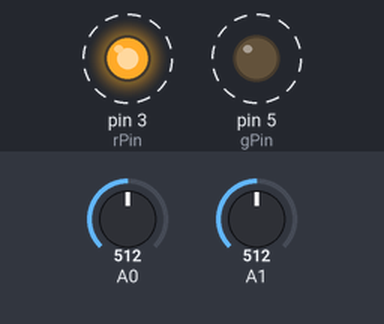
Bench run of a sketch on a simulated Arduino Uno, built with avr-gcc and run on an emulated ATmega328P. Shown: output pins drawn as LEDs (lit = HIGH). Dashed ring = blinking. The inputs (shaded band) are chosen by the test bench; at power-on: A0 = 512, A1 = 512.

Above: at 0.05 s.
Timing chart, 0 to 4.6 s (numbered marks = the images above):
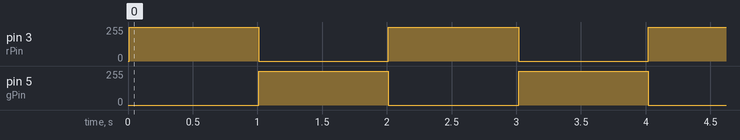

Measured:
- by itself, pin 3 (rPin), pin 5 (gPin): alternates 255/255 for 1.0 s and 0/255 for 1.0 s

The sketch:

hasi_blinkinvader.ino
```cpp
// (licence header left out)
#define ARRAY_SIZE 500  // size of the playback
#define SAMPLE_RATE 50  // ms delay for the array playback

byte brightness = 0;
const int gain = 255; // 0..255, whereas 255 equals a gain of 1 - thus this is an attenuation.
const int rPin = 3; // arms up \o/
const int gPin = 5; // arms down /o\
int cp=0;

void l(byte _pin, byte _br=255){
  analogWrite(_pin, _br);
}

void invade(int _m=255,int _s=10){
int _i=brightness;
if ( _m > brightness ){
  for(_i = brightness ; _i <= _m; _i+=1) {
    l(rPin,_i); // set lower arm's PWM (range from 0 to 255):
    l(gPin,(255-_i)); // set upper arm's PWM (range from 0 to 255):
    delayMicroseconds(_s); // stepover duration
  }
}
else {
  for(_i = brightness ; _i >= _m; _i-=1) {
    l(rPin,_i); // set lower arm's PWM (range from 0 to 255):
    l(gPin,(255-_i)); // set upper arm's PWM (range from 0 to 255):
    delayMicroseconds(_s); // stepover duration
  }
}
 brightness=_i;
}

void setup() {
//  Serial.begin(115200);   // initialize the serial communication
  pinMode(rPin, OUTPUT);   // set pins as outputs
  pinMode(gPin, OUTPUT);
  digitalWrite(rPin,LOW);
  digitalWrite(gPin,LOW);
  }

void loop() {
  unsigned int fadeSpeed=analogRead(0);
  unsigned int interval=analogRead(1);
  interval=interval*10;
  // for debugging purposes:
  interval=1000;
  fadeSpeed=20;

  invade(255,fadeSpeed);
  delay(interval);
  invade(0,fadeSpeed);
  delay(interval);
}
```
